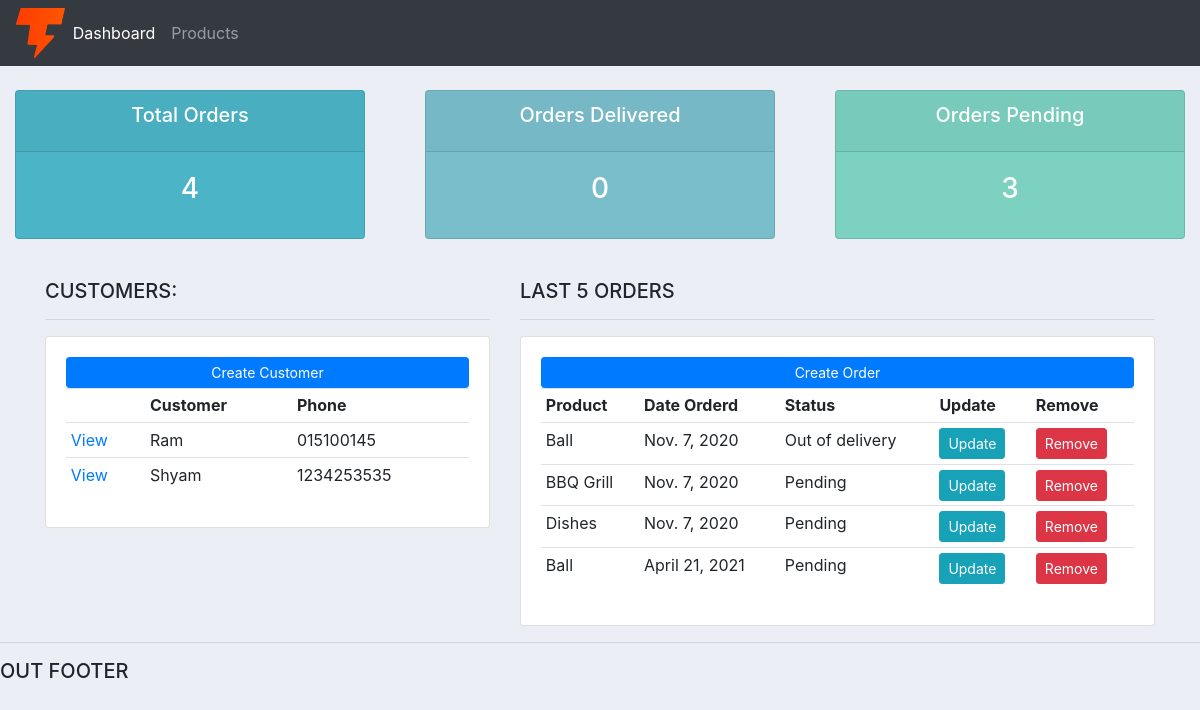
The page / on the database its author committed.
### account/models.py (models this page shows, shortened)
class Customer(models.Model):
    name = models.CharField(max_length=200,null=True)
    email = models.CharField(max_length=200,null=True)
    phone = models.CharField(max_length=200,null=True)
    date_created = models.DateField(auto_now_add=True,null=True)

class Order(models.Model):
    STATUS =(
        ('Pending','Pending'),
        ('Out of delivery', 'Out of delivery'),
        ('Delivered','Delivered')
        )
    customer = models.ForeignKey(Customer,null=True,on_delete = models.SET_NULL)
    product = models.ForeignKey(Product,null=True,on_delete=  models.SET_NULL)
    date_created = models.DateField(auto_now_add=True,null=True)
    status = models.CharField(max_length=200,null=True,choices=STATUS)

class Product(models.Model):
    CATERGORY=(
        ('Indoor','Indoor'),
        ('Out Door','Out Door')
    )
    name = models.CharField(max_length=200,null=True)
    price = models.FloatField(null=True)
    category = models.CharField(max_length=200,null=True,choices=CATERGORY)
    description = models.CharField(max_length=200,null=True,blank=True)
    date_created = models.DateField(auto_now_add=True,null=True)
    tags = models.ManyToManyField(Tag)
    def __str__(self):
        return self.name

### account/views.py (the view)
# urls.py: path('',views.home,name='home'),
def home(request):
    orders = Order.objects.all()
    customers = Customer.objects.all()
    total_customers = customers.count()
    total_orders = orders.count()
    delivered = orders.filter(status = 'Delivered').count()
    pending = orders.filter(status='Pending').count()
    context = {'pending':pending,'delivered':delivered,'total_orders':total_orders,'orders':orders,'customers':customers,'total_customers':total_customers}
    return render(request,'account/dashboard.html',context)

### account/templates/account/dashboard.html
{% extends 'account/main.html' %}
{% block content %}
{% include 'account/status.html' %}
<br>
<div class="container">
    <div class="row">
        <div class="col-md-5">
            <h5>CUSTOMERS:</h5>
            <hr>
            <div class="card card-body">
                <a class="btn btn-primary  btn-sm btn-block" href="">Create Customer</a>
                <table class="table table-sm">
                    <tr>
                        <th></th>
                        <th>Customer</th>
                        <th>Phone</th>
                    </tr>
                    {% for customer in customers %}
                    <tr>
                        <td><a href ="{% url 'customer' customer.id %}">View</a></td>
                        <td>{{customer.name}}</td>
                        <td>{{customer.phone}}</td>
                    </tr>
                    {% endfor%}
                </table>
            </div>
        </div>
        <div class="col-md-7">
            <h5>LAST 5 ORDERS</h5>
            <hr>
            <div class="card card-body">
                <a class="btn btn-primary  btn-sm btn-block" href="{% url 'create_order' %}">Create Order</a>
                <table class="table table-sm">
                    <tr>
                        <th>Product</th>
                        <th>Date Orderd</th>
                        <th>Status</th>
                        <th>Update</th>
                        <th>Remove</th>
                    </tr>
                    {% for order in orders %}
                    <tr>
                        <td>{{order.product}}</td>
                        <td>{{order.date_created}}</td>
                        <td>{{order.status}}</td>
                        <td><a class="btn btn-sm btn-info" href="{% url 'update_order' order.id %}">Update</a></td>
                        <td><a class="btn btn-sm btn-danger" href="{% url 'delete_order' order.id %}">Remove</a></td>
                    </tr>
                    {% endfor%}
                </table>
            </div>
        </div>
    </div>
</div>
{% endblock %}

### account/templates/account/main.html (shortened to what this page needs)
{% load static %}
<!DOCTYPE html>
<html lang="en">
<head>
        <link rel="stylesheet" href="https://maxcdn.bootstrapcdn.com/bootstrap/4.0.0/css/bootstrap.min.css">
    <link rel="stylesheet" href="{% static '/css/main.css' %}">
</head>
<body>
    {% include 'account/navbar.html' %}
    {% block content %}
    {% endblock %}
    <hr>
    <h5>OUT FOOTER</h5>
</body>
</html>

### account/templates/account/navbar.html (shortened to what this page needs)
{% load static %}
<nav class="navbar navbar-expand-lg navbar-dark bg-dark">
    <img src="{% static 'images/logo.png' %}" style="height:50px; width:auto">
    <div class="collapse navbar-collapse" id="navbarNav">
      <ul class="navbar-nav">
        <li class="nav-item active">
          <a class="nav-link" href="{% url 'home' %}">Dashboard</a>
        </li>
        <li class="nav-item">
          <a class="nav-link" href="{% url 'products' %}">Products</a>
        </li>
      </ul>
    </div>
  </nav>

### account/templates/account/status.html
<br>
<div class="row">
	<div class="col">
		<div class="col-md">
			<div class="card text-center text-white  mb-3" id="total-orders">
			  	<div class="card-header">
			  		<h5 class="card-title">Total Orders</h5>
			  	</div>
			  	<div class="card-body">
			    	<h3 class="card-title">{{total_orders}}</h3>
			  	</div>
			</div>
		</div>
	</div>
	<div class="col">
		<div class="col-md">
			<div class="card text-center text-white  mb-3" id="orders-delivered">
			  	<div class="card-header">
			  		<h5 class="card-title">Orders Delivered</h5>
			  	</div>
			  	<div class="card-body">
			    	<h3 class="card-title">{{delivered}}</h3>
			  	</div>
			</div>
		</div>
	</div>
	<div class="col">
		<div class="col-md">
			<div class="card text-center text-white  mb-3" id="orders-pending">
			  	<div class="card-header">
			  		<h5 class="card-title">Orders Pending</h5>
			  	</div>
			  	<div class="card-body">
			    	<h3 class="card-title">{{pending}}</h3>
			  	</div>
			</div>
		</div>
	</div>
</div>

### static/css/main.css (style rules this page uses)
body { background-color: #ebeff5; }
#total-orders { background-color: #4cb4c7; }
#orders-delivered { background-color: #7abecc; }
#orders-pending { background-color: #7CD1C0; }

### rows shown on the page
Customer: name "Ram", phone "015100145"
Customer: name "Shyam", phone "1234253535"
Order: product "Ball", date_created "Nov. 7, 2020", status "Out of delivery"
Order: product "BBQ Grill", date_created "Nov. 7, 2020", status "Pending"
Order: product "Dishes", date_created "Nov. 7, 2020", status "Pending"
Order: product "Ball", date_created "April 21, 2021", status "Pending"

### other values the page prints
{{ total_orders }} "4"
{{ delivered }} "0"
{{ pending }} "3"
